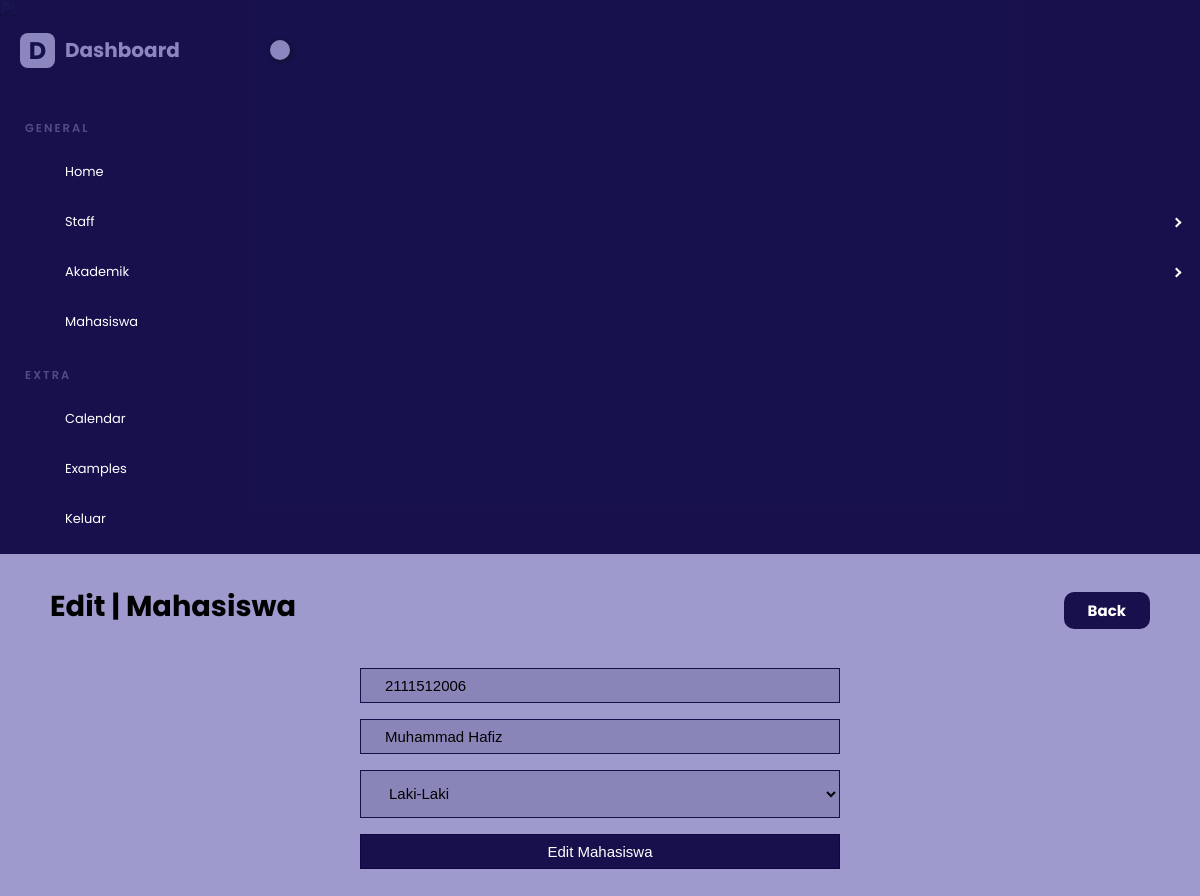
Page /admin/ubah-mhs.php?nim=2111512006 (signed in) on the committed database.
### tables this page shows
CREATE TABLE `mhs` (
  `nim` char(10) NOT NULL,
  `nama` varchar(40) DEFAULT NULL,
  `kelamin` char(1) DEFAULT NULL,
  `password` varchar(255) NOT NULL,
  `user_type` char(5) NOT NULL,
  `id_sms` char(2) NOT NULL,
  `nip` char(18) DEFAULT NULL,
  `nilai_semester_sebelumnya` varchar(4) NOT NULL,
  `gambar` mediumblob NOT NULL
);

### functions.php (called while the page is built, shortened)
<?php
$server = "localhost";
$username = "root";
$password = "";
$database = "krs";
$conn = mysqli_connect($server,$username,$password,$database);
function query($query) {
    global $conn;
    $result = mysqli_query($conn, $query);
    $rows = [];
    while( $row = mysqli_fetch_assoc(($result))) {
        $rows[] = $row;
    }
    return $rows;
}
?>

### admin/ubah-mhs.php (the view, shortened to what this page needs)
<?php
include "../functions.php";
$nim = $_GET["nim"];
$mhs = query("SELECT * FROM mhs WHERE nim = '$nim'")[0];
?>
<!DOCTYPE html>
<html lang="en">
<head>
    <link rel='stylesheet' href='https://cdn.jsdelivr.net/npm/remixicon@3.3.0/fonts/remixicon.css'>
    <link rel='stylesheet' href='https://unpkg.com/css-pro-layout@1.1.0/dist/css/css-pro-layout.css'>
    <link rel="stylesheet" href="./style.css">
</head>
<body>
    <div class="layout has-sidebar fixed-sidebar fixed-header">
        <?php include 'navbar.php'; ?>
        <div class="layout">
            <main class="content">
                <div class="container">
                    <div>
                        <h1>Edit | Mahasiswa</h1>
                    </div>
                    <div>
                        <h1><a href="mahasiswa.php" class=""><i class="ri-arrow-left-line"></i> Back</a></h1>
                    </div>
                </div>
                <div class="container-add">
                    <form action="" method="post">
                        <div class="isian">
                            <input type="text" class="form-control" name="nim" placeholder="NIM:"
                                value="<?= $mhs['nim']; ?>">
                        </div>
                        <div class="isian">
                            <input type="text" class="form-control" name="nama" placeholder="Nama Mahasiswa:"
                                value="<?= $mhs['nama']; ?>">
                        </div>
                        <div class="isian">
                            <select name="kelamin" id="" class="form-control">
                                <option value="L" <?php if($mhs["kelamin"]=="L"){echo "selected";} ?>>Laki-Laki
                                </option>
                            </select>
                        </div>
                        <div class="isian_">
                            <input type="submit" name="submit" value="Edit Mahasiswa" class="">
                        </div>
                    </form>
                </div>
                <br />
            </main>
        </div>
    </div>
</body>
</html>

### admin/style.css (style rules this page uses)
:root { --primary: #0d0744ee; --sec: #9791caea; --bg: #010101; }
.layout { z-index: 1; }
.layout .content { padding: 12px 50px; display: flex; flex-direction: column; }
* { box-sizing: border-box; }
body { margin: 0; height: 100vh; font-family: "Poppins", sans-serif; background-color: var(--sec); font-size: 0.9rem; }
a { text-decoration: none; }
.container { display: flex; justify-content: space-between; }
.container a, .container2 a { background-color: var(--primary); border-radius: 10px; padding-left: 1.5rem; padding-right: 1.5rem; padding-top: 0.5rem; padding-bottom: 0.5rem; font-size: 15px; }
.container a, .container2 a { color: #fff; }
.container-add { border-radius: 10px; display: flex; align-items: center; justify-content: center; padding: 20px; padding-bottom: 60px; }
.container-add input, .container-add select { background-color: var(--sec); border: 1px solid var(--primary); padding-left: 1.5rem; padding-right: 1.5rem; padding-top: 0.5rem; padding-bottom: 0.5rem; font-size: 15px; width: 100%; }
.container-add .isian { margin-bottom: 1rem; background-color: var(--bg); }
.container-add .isian select { width: 30rem; height: 3rem; }
.container-add .isian_ input { background-color: var(--primary); color: #fff; }

### rows in the picture
mhs: nim "2111512006", nama "Muhammad Hafiz", kelamin "Laki-Laki"
